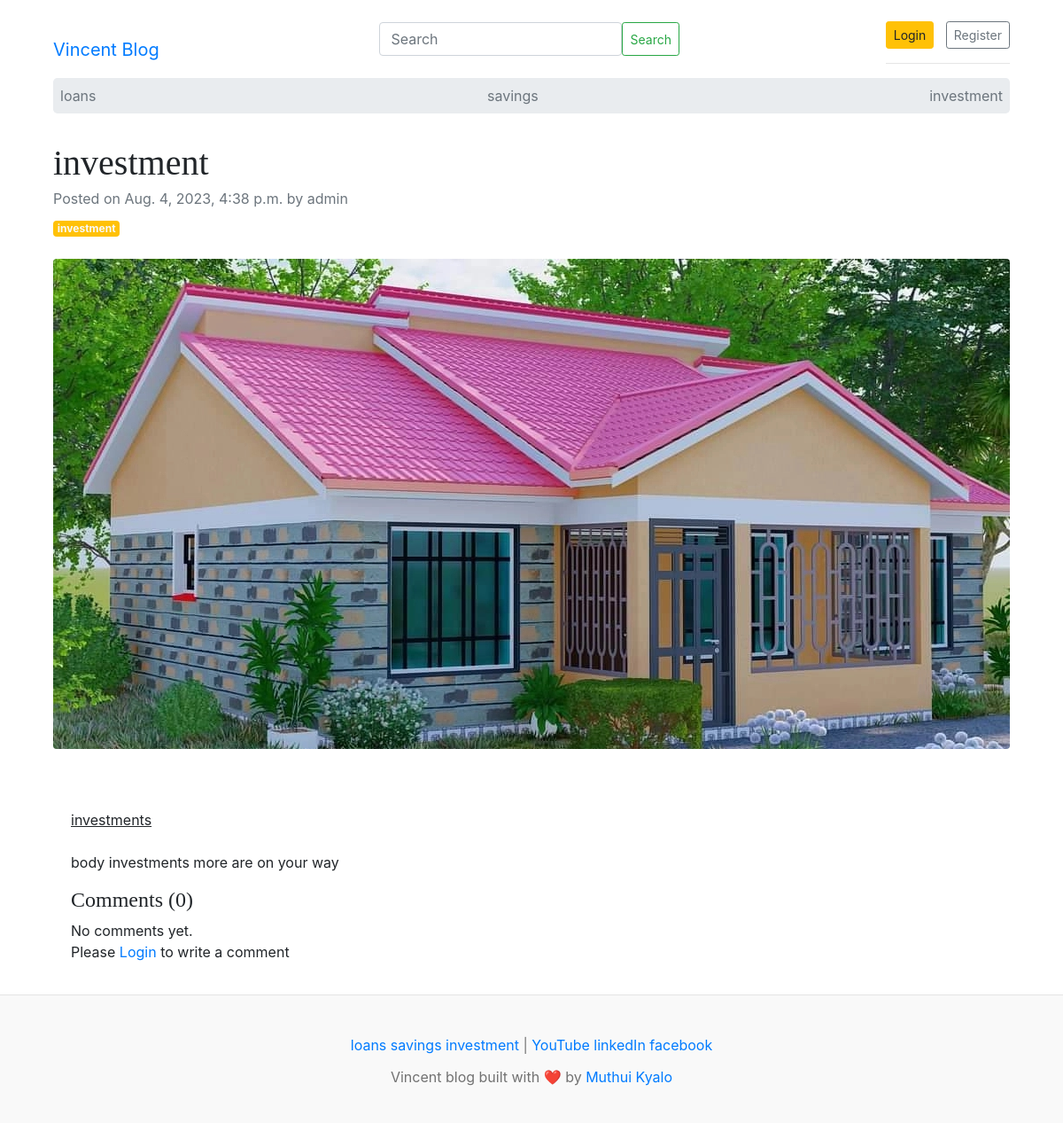
The app's page /blogs/investment/ with its own data.
### blogs/models.py (models this page shows, shortened)
class Category(models.Model):
    category_name = models.CharField(max_length=255, unique=True)
    created_at = models.DateTimeField(auto_now_add=True)
    updated_at = models.DateTimeField(auto_now=True)
    class Meta:
        verbose_name_plural = 'categories'
    def __str__(self):
        return self.category_name

class Blog(models.Model):
    title = models.CharField(max_length=255)
    slug = models.SlugField(max_length=255, unique=True, blank=True)
    category = models.ForeignKey(Category, on_delete=models.CASCADE)
    author = models.ForeignKey(User, on_delete=models.CASCADE)
    featured_image = models.ImageField(upload_to='uploads/%Y/%m/%d')
    short_description = RichTextField(null=True, blank=True)
    blog_body = RichTextField(null=True, blank=True)
    status = models.CharField(max_length=255, choices=STATUS_CHOICES, default=0)
    is_featured = models.BooleanField(default=False)
    created_at = models.DateTimeField(auto_now_add=True)
    updated_at = models.DateTimeField(auto_now=True)

class SocialLink(models.Model):
    platform = models.CharField(max_length=255)
    link = models.URLField(max_length=255)
    created_at = models.DateTimeField(auto_now_add=True)
    updated_at = models.DateTimeField(auto_now=True)

### blogs/views.py (the view, shortened to what this page needs)
# urls.py: path('blogs/<slug:slug>/', BlogsView.blogs, name='blogs'),
def blogs(request, slug):
    single_blog = get_object_or_404(Blog, slug=slug, status='Published')
    comments = Comment.objects.filter(blog=single_blog)
    comment_count = comments.count()
    form = CommentForm()
    context = {
        'single_blog': single_blog,
        'comments': comments,
        'comment_count': comment_count,
        'form': form
    }
    return render(request, 'blogs.html', context)

### dashboards/forms.py
class CommentForm(forms.ModelForm):
    class Meta:
        model = Comment
        fields = ('comment',)

### blogs/context_processors.py (called while the page is built)
def get_categories(request):
    categories = Category.objects.all()
    return dict(categories=categories)

def get_social_links(request):
    social_links = SocialLink.objects.all()
    return dict(social_links=social_links)

### templates/blogs.html
{% extends 'base.html'%}
{% block content%}
{% load crispy_forms_tags%}
<div class="row">
    <div class="col">
        <div class="container">
            <header class="mb-4">
                <h1 class="fw-bolder mb-1">{{ single_blog.title}}</h1>
                <div class="text-muted fst-italic mb-2">Posted on {{ single_blog.created_at}} by {{ single_blog.author}}</div>
                <a class="badge bg-warning text-decoration-none text-light" href="#!">{{ single_blog.category}}</a>
            </header>
            <figure class="mb-4"><img class="img-fluid rounded" src="{{ single_blog.featured_image.url}}" alt="..." /></figure>
                <div class="post-content">
                    <div class="card border-0" >
                        <div class="card-body">
                            <p class="fs-5 mb-4">{{ single_blog.short_description|safe}}</p>
                            <p class="fs-5 mb-4">{{ single_blog.blog_body|safe}}</p>
                            <h4>Comments ({{ comment_count}})</h4>
                            {% if comments %}
                            {% for comment in comments%}
                            <div class="card mt-1">
                                <div class="card-body">
                                    <p class="card-text m-0">{{ comment | safe}} </p>
                                    <span>
                                        <small>By {{ comment.user}}</small>
                                        <small> | {{ comment.created_at | timesince}} ago</small>
                                    </span>
                                </div>
                            </div>
                            {% endfor%}
                            {% else%}
                            No comments yet.
                            {% endif%}
                            <br>
                            {% if user.is_authenticated%}
                            <form action="" method="POST">
                                {% csrf_token%}
                                {{ form.media}}
                                {{ form | crispy}}
                                <button type="submit" class="btn btn-warning">Submit</button>
                            </form>
                            {% else%}
                            <p>Please <span><a href="{% url 'login'%}">Login</a></span> to write a comment</p>
                            {% endif%}
                        </div>
                    </div>
                </div>
        </div>
    </div>
</div>
{% endblock%}

### templates/base.html (shortened to what this page needs)
{% load static%}
<!DOCTYPE html>
<html lang="en">
    <head>
    <link href="https://getbootstrap.com/docs/4.0/dist/css/bootstrap.min.css" rel="stylesheet">
    <link href="{% static 'css/blog.css'%}" rel="stylesheet">
    </head>
    <body>
        <div class="container">
            <heade class="">
                <div class="">
                    <nav class=" navbar bg-body-tertiary">
                        <div class="container-fluid">
                          <a href="/" class="navbar-brand mt-4">Vincent Blog</a>
                          <form class="d-flex" role="search" action="{% url 'search'%}" method="GET">
                            <input class="form-control me-2" type="search" placeholder="Search" aria-label="Search"  name="keyword" value="{{ keyword}}" >
                            <button class="btn btn-outline-success btn-sm" type="submit">Search</button>
                          </form>
                          <div class=" mt-4">
                            {% if not user.is_authenticated%}
                            <a class="btn btn-sm btn-warning" href="{% url 'login'%}">Login</a> &nbsp;
                            <a class="btn btn-sm btn-outline-secondary" href="{% url 'register'%}">Register</a>
                            {% else%}
                            <span><a href="{% url 'dashboard'%}">Dashboard</a></span>
                            &emsp;
                            <span> <a href="{% url 'logout'%}">Logout</a> </span>
                            {% endif%}
                            <hr>
                        </div>
                        </div>
                    </nav>
                </div>
            <div class="container">
                <nav class="jumbotron p-0 navbar d-flex justify-content-between">
                    {% for category in categories%}
                    <a class="p-2 text-muted" href="{% url 'posts_by_category' category.id%}">{{ category.category_name}}</a>
                    {% endfor%}
                </nav>
            </div>
            {% block content%}
            {% endblock%}
        </div>
        <footer class="blog-footer">
            <div class="nav-scroller py-1 mb-2">
                <div class=" me-2">
                    {% for category in categories%}
                    <a href="{% url 'posts_by_category' category.id%}">{{ category.category_name}}</a>
                    {% endfor%} |
                    {% if social_links%}
                        {% for i in social_links%}
                        <a href="{{ i.link}}" target="_blank">{{ i.platform}}</a>
                        {% endfor%}
                    {% endif%}
                </div>
            </div>
            <p>Vincent blog built with ❤️ by <a href="#">Muthui Kyalo</a></p>
        </footer>
    </body>
</html>

### ksg/static/css/blog.css (style rules this page uses)
h1, h2, h3, h4, h5, h6 { font-family: "Playfair Display", Georgia, "Times New Roman", serif; }
.blog-footer { padding: 2.5rem 0; color: #727272; text-align: center; background-color: #f9f9f9; border-top: .05rem solid #e5e5e5; }
.blog-footer p:last-child { margin-bottom: 0; }
.navbar { padding: 0 0 0 0; }
.post-content { margin-left: 0; }

### records on screen
Category: category_name "loans"
Category: category_name "savings"
Category: category_name "investment"
Blog: title "investment", created_at "Aug. 4, 2023, 4:38 p.m.", author "admin", category "investment", featured_image (picture), short_description "investments", blog_body "body investments more are on your way"
SocialLink: platform "YouTube"
SocialLink: platform "linkedIn"
SocialLink: platform "facebook"

### other values on screen
{{ comment_count }} "0"
